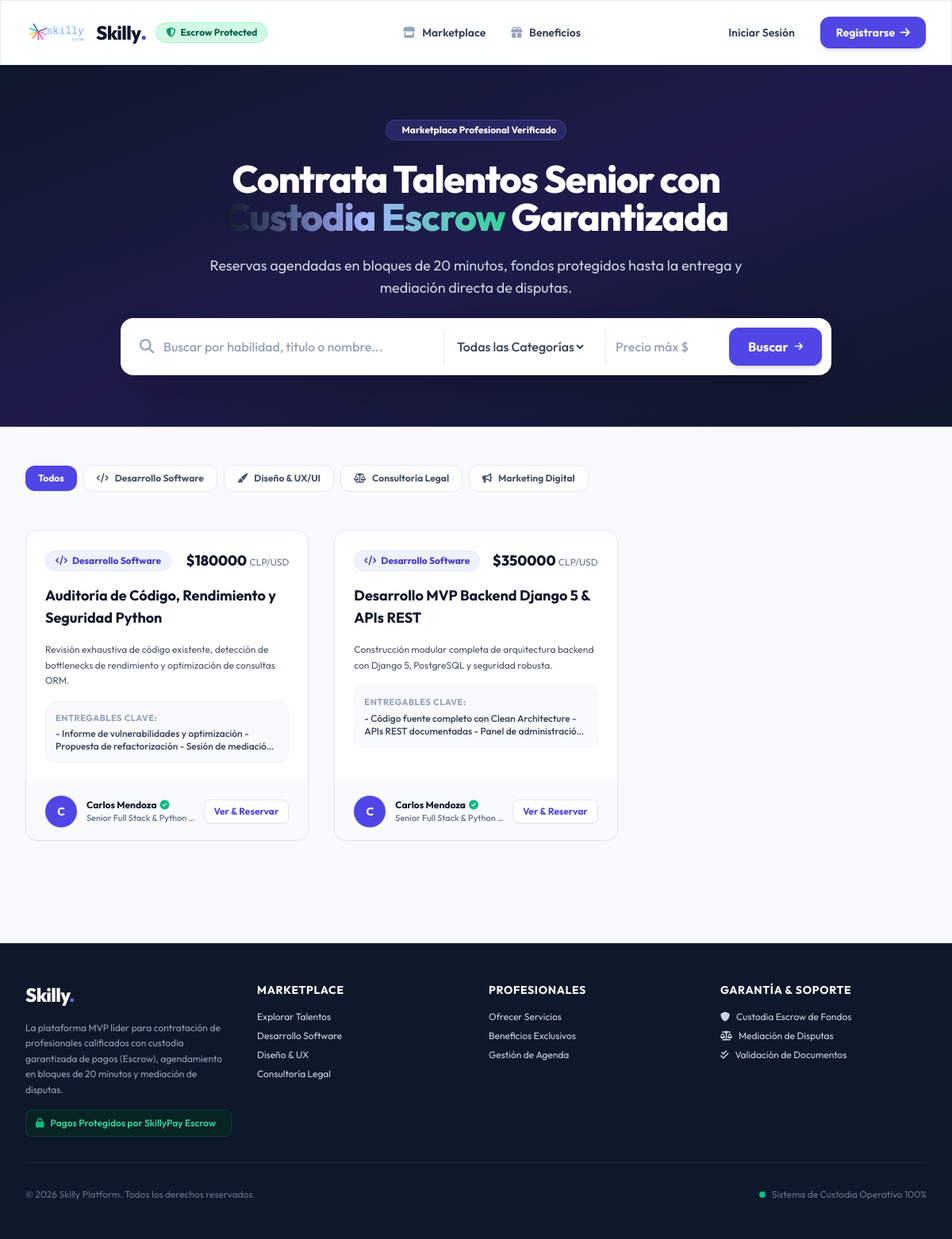
The page / on the database its author committed.
### apps/services/models.py (models this page shows, shortened)
class Category(models.Model):
    name = models.CharField(max_length=100, verbose_name="Nombre de la Categoría")
    slug = models.SlugField(unique=True)
    description = models.TextField(blank=True, verbose_name="Descripción")
    icon = models.CharField(max_length=50, default='fa-briefcase', help_text="Clase de FontAwesome (ej. fa-code, fa-paint-brush)")
    class Meta:
        verbose_name = "Categoría"
        verbose_name_plural = "Categorías"

class Service(models.Model):
    professional = models.ForeignKey(
        settings.AUTH_USER_MODEL,
        on_delete=models.CASCADE,
        related_name='services',
        limit_choices_to={'role': 'PROFESIONAL'}
    )
    category = models.ForeignKey(Category, on_delete=models.CASCADE, related_name='services')
    title = models.CharField(max_length=200, verbose_name="Título del Servicio")
    description = models.TextField(verbose_name="Descripción Detallada")
    deliverables = models.TextField(verbose_name="Entregables Incluidos", help_text="Listado de lo que recibirá el cliente")
    estimated_duration = models.CharField(max_length=100, verbose_name="Duración Estimada", help_text="Ej: 2 horas, 3 días hábiles")
    price = models.DecimalField(
        max_digits=10,
        decimal_places=2,
        validators=[MinValueValidator(1.00)],
        verbose_name="Tarifa ($ USD / CLP)"
    )
    is_active = models.BooleanField(default=True, verbose_name="Servicio Activo")
    created_at = models.DateTimeField(auto_now_add=True)
    class Meta:
        ordering = ['-created_at']

### apps/users/models.py (models this page shows, shortened)
class CustomUser(AbstractUser):
    ROLE_PROFESIONAL = 'PROFESIONAL'
    ROLE_ORGANIZACION = 'ORGANIZACION'
    ROLE_ADMIN = 'ADMIN'
    ROLE_CHOICES = [
        (ROLE_PROFESIONAL, 'Profesional Independiente'),
        (ROLE_ORGANIZACION, 'Empresa / Organización'),
        (ROLE_ADMIN, 'Administrador Skilly'),
    ]
    role = models.CharField(max_length=20, choices=ROLE_CHOICES, default=ROLE_ORGANIZACION)
    phone = models.CharField(max_length=20, blank=True, null=True, verbose_name="Teléfono de Contacto")
    created_at = models.DateTimeField(auto_now_add=True)

class ProfessionalProfile(models.Model):
    STATUS_PENDIENTE = 'PENDIENTE'
    STATUS_VALIDADO = 'VALIDADO'
    STATUS_RECHAZADO = 'RECHAZADO'
    VALIDATION_CHOICES = [
        (STATUS_PENDIENTE, 'Pendiente de Validación'),
        (STATUS_VALIDADO, 'Validado'),
        (STATUS_RECHAZADO, 'Rechazado'),
    ]
    user = models.OneToOneField(CustomUser, on_delete=models.CASCADE, related_name='professional_profile')
    profession = models.CharField(max_length=150, verbose_name="Profesión / Título Principal")
    bio = models.TextField(blank=True, verbose_name="Biografía / Presentación")
    slug = models.SlugField(unique=True, max_length=150, verbose_name="URL del Perfil público")
    validation_status = models.CharField(max_length=20, choices=VALIDATION_CHOICES, default=STATUS_PENDIENTE)
    rejection_reason = models.TextField(blank=True, null=True, verbose_name="Motivo de Rechazo")
    support_document = models.FileField(
        upload_to='pro_documents/',
        blank=True,
        null=True,
        validators=[validate_file_size],
        verbose_name="Documentos de Respaldo (PDF/Imagen, Máx 5MB)"
    )
    avatar = models.ImageField(upload_to='avatars/', blank=True, null=True, verbose_name="Foto de Perfil")
    hourly_rate = models.DecimalField(max_digits=10, decimal_places=2, default=0, verbose_name="Tarifa por Hora Promedio ($)")

### apps/services/views.py (the view, shortened to what this page needs)
# urls.py: path('', views.marketplace_view, name='marketplace'),
def marketplace_view(request):
    services = Service.objects.filter(is_active=True).select_related('professional', 'category')
    categories = Category.objects.all()
    category_slug = request.GET.get('category')
    search_query = request.GET.get('q')
    max_price = request.GET.get('max_price')
    if category_slug:
        services = services.filter(category__slug=category_slug)
    if max_price:
        try:
            services = services.filter(price__lte=float(max_price))
        except ValueError:
            pass
    context = {
        'services': services,
        'categories': categories,
        'selected_category': category_slug,
        'search_query': search_query or '',
        'max_price': max_price or '',
    }
    return render(request, 'services/mercado_servicios.html', context)

### templates/services/mercado_servicios.html (shortened to what this page needs)
{% extends 'base.html' %}
{% block content %}
<div class="bg-gradient-to-br from-slate-900 via-indigo-950 to-slate-900 text-white py-16 px-4 sm:px-6 lg:px-8 border-b border-indigo-900/50">
    <div class="max-w-7xl mx-auto text-center space-y-6">
        <span class="inline-flex items-center gap-2 px-3 py-1 rounded-full text-xs font-bold bg-brand-500/20 text-brand-300 border border-brand-500/30">
             Marketplace Profesional Verificado
        </span>
        <h1 class="text-4xl sm:text-5xl font-extrabold tracking-tight max-w-3xl mx-auto leading-tight">
            Contrata Talentos Senior con <span class="text-transparent bg-clip-text bg-gradient-to-r from-brand-400 via-indigo-300 to-emerald-400">Custodia Escrow</span> Garantizada
        </h1>
        <p class="text-base sm:text-lg text-slate-300 max-w-2xl mx-auto font-normal">
            Reservas agendadas en bloques de 20 minutos, fondos protegidos hasta la entrega y mediación directa de disputas.
        </p>
        <form method="get" class="max-w-4xl mx-auto bg-white p-3 rounded-2xl shadow-2xl flex flex-col md:flex-row items-center gap-3 text-slate-800">
            <div class="flex-1 flex items-center gap-3 px-3 w-full">
                <i class="fa-solid fa-magnifying-glass text-slate-400 text-lg"></i>
                <input type="text" name="q" value="{{ search_query }}" placeholder="Buscar por habilidad, título o nombre..." class="w-full py-2.5 outline-none font-medium text-slate-800 placeholder-slate-400">
            </div>
            <div class="w-full md:w-48 border-t md:border-t-0 md:border-l border-slate-200 px-3">
                <select name="category" class="w-full py-2.5 outline-none font-medium text-slate-700 bg-transparent">
                    <option value="">Todas las Categorías</option>
                </select>
            </div>
            <div class="w-full md:w-36 border-t md:border-t-0 md:border-l border-slate-200 px-3">
                <input type="number" name="max_price" value="{{ max_price }}" placeholder="Precio máx $" class="w-full py-2.5 outline-none font-medium text-slate-700 placeholder-slate-400">
            </div>
            <button type="submit" class="w-full md:w-auto px-6 py-3 bg-brand-600 hover:bg-brand-700 text-white font-bold rounded-xl shadow-md transition-colors flex items-center justify-center gap-2">
                <span>Buscar</span>
                <i class="fa-solid fa-arrow-right text-xs"></i>
            </button>
        </form>
    </div>
</div>
<div class="max-w-7xl mx-auto px-4 sm:px-6 lg:px-8 py-12">
    <div class="flex items-center gap-2 overflow-x-auto pb-4 mb-8 no-scrollbar">
        <a href="{% url 'services:marketplace' %}" class="px-4 py-2 rounded-xl text-xs font-bold whitespace-nowrap transition-colors {% if not selected_category %}bg-brand-600 text-white shadow-sm{% else %}bg-white text-slate-600 border border-slate-200 hover:bg-slate-50{% endif %}">
            Todos
        </a>
        {% for cat in categories %}
            <a href="?category={{ cat.slug }}" class="px-4 py-2 rounded-xl text-xs font-bold whitespace-nowrap transition-colors flex items-center gap-2 {% if selected_category == cat.slug %}bg-brand-600 text-white shadow-sm{% else %}bg-white text-slate-600 border border-slate-200 hover:bg-slate-50{% endif %}">
                <i class="fa-solid {{ cat.icon }}"></i>
                <span>{{ cat.name }}</span>
            </a>
        {% endfor %}
    </div>
    {% if services %}
        <div class="grid grid-cols-1 md:grid-cols-2 lg:grid-cols-3 gap-8">
            {% for service in services %}
                <div class="bg-white rounded-2xl border border-slate-200 shadow-sm hover:shadow-xl transition-all duration-300 flex flex-col justify-between overflow-hidden group">
                    <div class="p-6 space-y-4">
                        <div class="flex items-center justify-between">
                            <span class="px-3 py-1 rounded-full text-xs font-bold bg-indigo-50 text-indigo-700 border border-indigo-100 flex items-center gap-1.5">
                                <i class="fa-solid {{ service.category.icon }}"></i> {{ service.category.name }}
                            </span>
                            <span class="text-lg font-extrabold text-slate-900">
                                ${{ service.price|floatformat:0 }} <span class="text-xs font-normal text-slate-500">CLP/USD</span>
                            </span>
                        </div>
                        <h3 class="text-lg font-bold text-slate-900 group-hover:text-brand-600 transition-colors line-clamp-2">
                            <a href="{% url 'services:service_detail' pk=service.pk %}">{{ service.title }}</a>
                        </h3>
                        <p class="text-xs text-slate-600 line-clamp-3 leading-relaxed">
                            {{ service.description }}
                        </p>
                        <div class="bg-slate-50 p-3 rounded-xl border border-slate-100 space-y-1">
                            <span class="text-[11px] font-bold text-slate-400 uppercase tracking-wider block">Entregables clave:</span>
                            <p class="text-xs font-medium text-slate-700 line-clamp-2">
                                {{ service.deliverables }}
                            </p>
                        </div>
                    </div>
                    <div class="px-6 py-4 bg-slate-50 border-t border-slate-100 flex items-center justify-between">
                        <a href="{% url 'users:public_pro_profile' slug=service.professional.professional_profile.slug %}" class="flex items-center gap-3 group/pro">
                            <div class="w-10 h-10 rounded-full bg-brand-600 text-white font-bold flex items-center justify-center text-sm shadow-sm group-hover/pro:ring-2 group-hover/pro:ring-brand-500 transition-all">
                                {{ service.professional.first_name|first|default:service.professional.username|first|upper }}
                            </div>
                            <div>
                                <span class="block text-xs font-bold text-slate-900 group-hover/pro:text-brand-600 transition-colors flex items-center gap-1">
                                    {{ service.professional.get_full_name|default:service.professional.username }}
                                    {% if service.professional.professional_profile.validation_status == 'VALIDADO' %}
                                        <i class="fa-solid fa-circle-check text-emerald-500 text-xs" title="Profesional Validado por Skilly"></i>
                                    {% endif %}
                                </span>
                                <span class="block text-[11px] text-slate-500 font-medium truncate max-w-[140px]">
                                    {{ service.professional.professional_profile.profession|default:"Profesional Skilly" }}
                                </span>
                            </div>
                        </a>
                        <a href="{% url 'services:service_detail' pk=service.pk %}" class="px-3 py-1.5 bg-white hover:bg-brand-600 text-brand-600 hover:text-white border border-brand-200 hover:border-brand-600 rounded-lg text-xs font-bold transition-all shadow-sm">
                            Ver & Reservar
                        </a>
                    </div>
                </div>
            {% endfor %}
        </div>
    {% endif %}
</div>
{% endblock %}

### rows shown on the page
Category: name "Desarrollo Software"
Category: name "Diseño & UX/UI"
Category: name "Consultoría Legal"
Category: name "Marketing Digital"
Service: category.name "Desarrollo Software", price "180000", title "Auditoría de Código, Rendimiento y Seguridad Python", description "Revisión exhaustiva de código existente, detección de bottlenecks de rendimiento y optimización de consultas ORM.", deliverables "- Informe de vulnerabilidades y optimización - Propuesta de refactorización - Sesión de…", professional.first_name|first "C", professional.get_full_name "Carlos Mendoza", professional.professional_profile.profession "Senior Full Stack & Python…"
Service: category.name "Desarrollo Software", price "350000", title "Desarrollo MVP Backend Django 5 & APIs REST", description "Construcción modular completa de arquitectura backend con Django 5, PostgreSQL y seguridad robusta.", deliverables "- Código fuente completo con Clean Architecture - APIs REST documentadas - Panel de…", professional.first_name|first "C", professional.get_full_name "Carlos Mendoza", professional.professional_profile.profession "Senior Full Stack & Python…"
